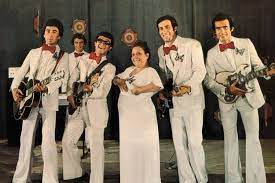
#> input picture görüntü işleme/dikdörtgenalma/hababam.jpg, 275 x 183 px
$ python alanalma.py
#> lines starting #> are read from the running program, lines starting #| are printed output that depends on the picture; after the words box and inside, x2 and y2 are one past the last pixel; in counts of white or black regions, pixels touching at a corner belong together
import cv2
import numpy as np

resim=cv2.imread("hababam.jpg")
#> resim is the input picture: shape (183, 275, 3); mean B, G, R 95.7, 112, 125
cv2.rectangle(resim,(200,10),(250,40),[0,0,255],1)
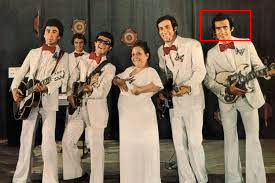
#> resim: shape (183, 275, 3); 0.32% of pixels changed, all inside (x1, y1, x2, y2) = (200, 10, 251, 41)

cv2.imshow("hababam",resim)
cv2.waitKey(0)
cv2.destroyAllWindows()
